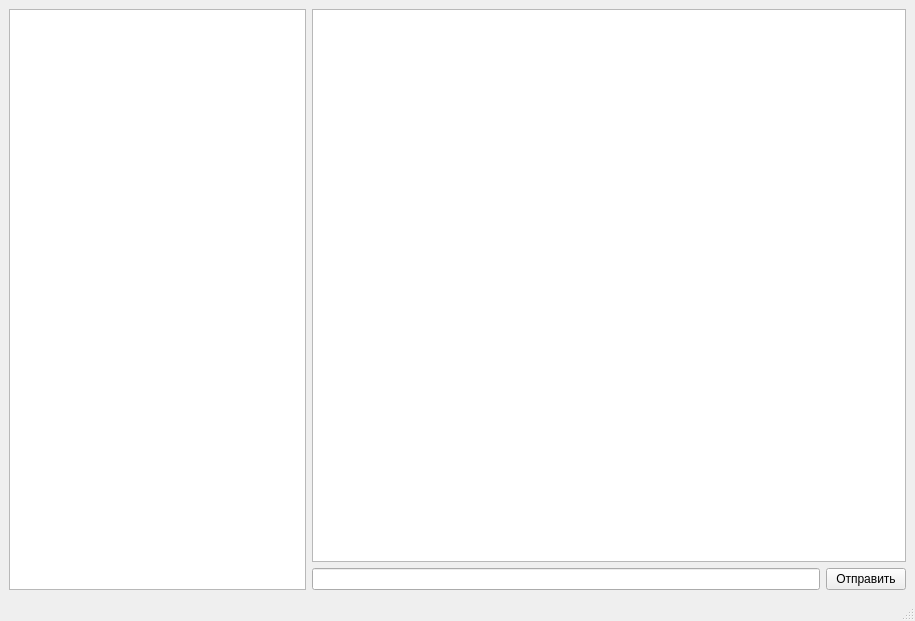
<?xml version="1.0" encoding="UTF-8"?>
<ui version="4.0">
 <class>chat_widget</class>
 <widget class="QMainWindow" name="chat_widget">
  <property name="geometry">
   <rect>
    <x>0</x>
    <y>0</y>
    <width>915</width>
    <height>621</height>
   </rect>
  </property>
  <property name="windowTitle">
   <string>GPTgram</string>
  </property>
  <widget class="QWidget" name="centralwidget">
   <layout class="QGridLayout" name="gridLayout">
    <item row="0" column="0">
     <layout class="QHBoxLayout" name="horizontalLayout_2" stretch="1,2">
      <item>
       <widget class="QTableView" name="usersView"/>
      </item>
      <item>
       <layout class="QVBoxLayout" name="verticalLayout">
        <item>
         <widget class="QListWidget" name="messagesWidget"/>
        </item>
        <item>
         <layout class="QHBoxLayout" name="horizontalLayout">
          <item>
           <widget class="QLineEdit" name="messageEdit"/>
          </item>
          <item>
           <widget class="QPushButton" name="sendButton">
            <property name="text">
             <string>Отправить</string>
            </property>
           </widget>
          </item>
         </layout>
        </item>
       </layout>
      </item>
     </layout>
    </item>
   </layout>
  </widget>
  <widget class="QMenuBar" name="menubar">
   <property name="geometry">
    <rect>
     <x>0</x>
     <y>0</y>
     <width>915</width>
     <height>23</height>
    </rect>
   </property>
  </widget>
  <widget class="QStatusBar" name="statusbar"/>
 </widget>
 <resources/>
 <connections/>
</ui>
